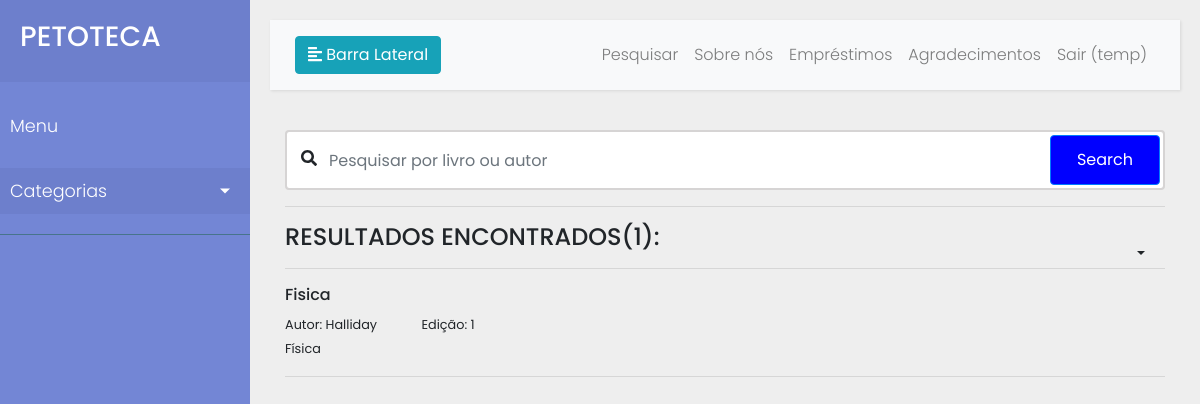
/?q1=Física (signed in), run on the app's committed database.
### livros/models.py (models this page shows, shortened)
class Livro(models.Model):
    Titulo = models.CharField("Título", max_length = 100)
    Codigo = models.CharField("Código", max_length = 20, null = True)
    Autor = models.CharField(max_length = 100)
    Coautor = models.CharField(blank = True, max_length = 100)
    Edicao = models.IntegerField("Edição")
    Volume = models.IntegerField(null = True)
    state_choices = (
        ('Bem conservado','Bem conservado'),
        ('Conservado','Conservado'),
        ('Pouco conservado','Pouco conservado')
    )
    Estado = models.CharField(max_length = 30, null = True, choices = state_choices)
    type_choices = (
        ('Livro','Livro'),
        ('Cópia','Cópia')
    )
    Tipo = models.CharField(max_length = 30, null = True, choices = type_choices)
    Data = models.DateField(null = True)
    Categoria = models.ForeignKey(Categoria, on_delete = models.SET_NULL,null=True)
    class Meta:
        ordering = ['Titulo','Autor']

class Categoria(models.Model):
    nome = models.CharField(max_length=30,null=True)
    descricao = models.TextField(null=True)
    class Meta:
        ordering = ['nome']

### livros/views.py (the view)
# urls.py: path('', views.home, name="home-page"),
@login_required(login_url='login:cadastro')
def home(request):
    q = request.GET.get('q1') if request.GET.get('q1') != None else ''
    pesquisa = True if request.GET.get('q1') != None and request.GET.get('q1') != '' else False
    livros = Livro.objects.filter(
        Q(Categoria__nome__icontains=q) |
        Q(Titulo__icontains=q) |
        Q(Autor__icontains=q) |
        Q(Coautor__icontains=q)
        )
    Categorias = Categoria.objects.all()
    livros_count = livros.count()
    categorias_count = Categorias.count()
    context = {'livros':livros, 'Categorias':Categorias, 'livros_count': livros_count, 'pesquisa':pesquisa, 'categorias_count': categorias_count}
    return render(request, 'livros/Home_page.html',context)

### livros/templates/livros/Home_page.html (shortened to what this page needs)
<!DOCTYPE html>
{% load static %}
<html class="fontawesome-i2svg-active fontawesome-i2svg-complete"><head>
    <link rel="stylesheet" href="https://stackpath.bootstrapcdn.com/bootstrap/4.1.0/css/bootstrap.min.css">
    <link rel="stylesheet" href="{% static 'livros/home.css' %}">
    <link rel="stylesheet" href="{% static 'livros/homebar.css' %}">
</head>
<body>
    <div class="wrapper">
        <nav id="sidebar" class="">
            <div class="sidebar-header">
                <h3>PETOTECA</h3>
            </div>
            <ul class="list-unstyled components">
                <p>Menu</p>
                <li class="active">
                    <a href="#homeSubmenu" data-toggle="collapse" aria-expanded="false" class="dropdown-toggle collapsed">Categorias</a>
                </li>
            </ul>
        </nav>
        <div id="content">
            <nav class="navbar navbar-expand-lg navbar-light bg-light">
                <div class="container-fluid">
                    <button type="button" id="sidebarCollapse" class="btn btn-info">
                        <span>Barra Lateral</span>
                    </button>
                    <div class="collapse navbar-collapse" id="navbarSupportedContent">
                        <ul class="nav navbar-nav ml-auto">
                            <li class="nav-item">
                                <a class="nav-link" href="#">Pesquisar</a>
                            </li>
                            <li class="nav-item">
                                <a class="nav-link" href="#">Sobre nós</a>
                            </li>
                            <li class="nav-item">
                                <a class="nav-link" href="#">Empréstimos</a>
                            </li>
                            <li class="nav-item">
                                <a class="nav-link" href="#">Agradecimentos</a>
                            </li>
                            <li class="nav-item">
                                <a class="nav-link" href="{% url 'login:logout' %}">Sair (temp)</a>
                            </li>
                        </ul>
                    </div>
                </div>
            </nav>
            <div class="container">
                <div>
                  <div>
                    <div class="search">
                        <form method="GET" action="{% url 'livros:home-page' %}">
                            <i class="fa fa-search"></i>
                            <input type="text" class="form-control" name="q1" placeholder="Pesquisar por livro ou autor"><button class="btn btn-primary">Search</button>
                            <p>
                            {% if pesquisa %}
                            <hr>
                            <h4>RESULTADOS ENCONTRADOS({{livros_count}}):</h4>
                            <hr>
                            {% for livro in livros %}
                                <div>
                                    <h6><a href="#" data-toggle="dropdown" aria-expanded="false" class="dropdown-toggle collapsed">{{livro.Titulo}}</a></h6>
                                    <div>
                                    <small>Autor: {{livro.Autor}} &nbsp; &nbsp; &nbsp; &nbsp; &nbsp; &nbsp; Edição: {{livro.Edicao}}</small>
                                    </div>
                                    <small>{{livro.Categoria.nome}}</small>
                                    <hr>
                            </div>
                            {% endfor %}
                            {% else %}
                            <hr>
                            <h4>RESULTADOS ENCONTRADOS(0):</h4>
                            <hr>
                            {% endif %}
                            </p>
                        </form>
                    </div>
                  </div>
                </div>
            </div>
        </div>
    </div>
</body>
</html>

### livros/static/livros/home.css (style rules this page uses)
body { font-family: 'Poppins', sans-serif; background: #fafafa; }
p { font-family: 'Poppins', sans-serif; font-size: 1.1em; font-weight: 300; line-height: 1.7em; color: #999; }
a, a:hover, a:focus { color: inherit; text-decoration: none; transition: all 0.3s; }
.navbar { padding: 15px 10px; background: #fff; border: none; border-radius: 0; margin-bottom: 40px; box-shadow: 1px 1px 3px rgba(0, 0, 0, 0.1); }
.wrapper { display: flex; width: 100%; align-items: stretch; }
#sidebar { min-width: 250px; max-width: 250px; background: #7386D5; color: #fff; transition: all 0.3s; }
#sidebar .sidebar-header { padding: 20px; background: #6d7fcc; }
#sidebar ul.components { padding: 20px 0; border-bottom: 1px solid #47748b; }
#sidebar ul p { color: #fff; padding: 10px; }
#sidebar ul li a { padding: 10px; font-size: 1.1em; display: block; }
#sidebar ul li.active>a, a[aria-expanded="true"] { color: #fff; background: #6d7fcc; }
a[data-toggle="collapse"] { position: relative; }
.dropdown-toggle::after { display: block; position: absolute; top: 50%; right: 20px; transform: translateY(-50%); }
#content { width: 100%; padding: 20px; min-height: 100vh; transition: all 0.3s; }

### livros/static/livros/homebar.css (style rules this page uses)
body { background-color:#eee; font-family: "Poppins", sans-serif; font-weight: 300; }
.search { position: relative; box-shadow: 1 0 40px rgba(51, 51, 51, .1); }
.search input { height: 60px; text-indent: 30px; border: 2px solid #d6d4d4; }
.search .fa-search { position: absolute; top: 20px; left: 16px; }
.search button { position: absolute; top: 5px; right: 5px; height: 50px; width: 110px; background: blue; }

### livros/templates/livros/Home_page.html (style rules this page uses)
svg:not(:root).svg-inline--fa { overflow:visible }
.svg-inline--fa { display:inline-block;font-size:inherit;height:1em;overflow:visible;vertical-align:-.125em }
.svg-inline--fa.fa-w-14 { width:.875em }
.svg-inline--fa.fa-w-16 { width:1em }

### data on the page
Livro: Titulo "Fisica", Autor "Halliday", Edicao "1", Categoria.nome "Física"

### other printed values
{{ livros_count }} "1"
